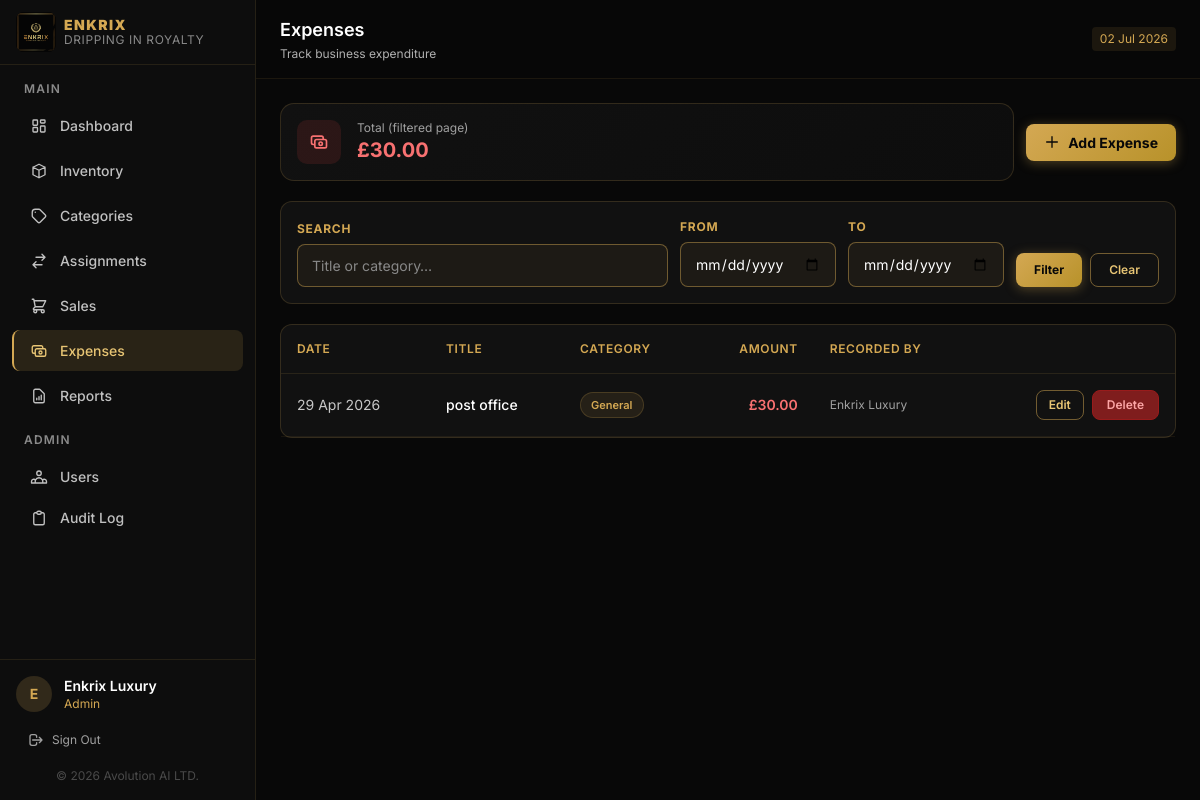
Screenshot of /expenses (signed in) with the database file from the repository.
### tables this page shows
CREATE TABLE `expenses` (
  `id` int unsigned NOT NULL AUTO_INCREMENT,
  `title` varchar(255) NOT NULL,
  `category` varchar(100) NOT NULL DEFAULT 'General',
  `amount` decimal(12,2) NOT NULL DEFAULT '0.00',
  `expense_date` date NOT NULL,
  `description` text,
  `recorded_by` int unsigned NOT NULL,
  `created_at` timestamp NULL DEFAULT CURRENT_TIMESTAMP,
  PRIMARY KEY (`id`),
  KEY `idx_expense_date` (`expense_date`),
  KEY `idx_recorded_by` (`recorded_by`)
);

CREATE TABLE `users` (
  `id` int NOT NULL AUTO_INCREMENT,
  `name` varchar(100) NOT NULL,
  `email` varchar(150) NOT NULL,
  `password` varchar(255) NOT NULL,
  `role_id` int NOT NULL,
  `is_active` tinyint(1) NOT NULL DEFAULT '1',
  `last_login` timestamp NULL DEFAULT NULL,
  `created_at` timestamp NOT NULL DEFAULT CURRENT_TIMESTAMP,
  `updated_at` timestamp NOT NULL DEFAULT CURRENT_TIMESTAMP ON UPDATE CURRENT_TIMESTAMP,
  PRIMARY KEY (`id`),
  UNIQUE KEY `uq_users_email` (`email`),
  KEY `idx_users_role` (`role_id`),
  CONSTRAINT `fk_users_role` FOREIGN KEY (`role_id`) REFERENCES `roles` (`id`) ON DELETE RESTRICT
);

### app/views/expenses/index.php (the view, shortened to what the rows shown need)
<?php
$title    = 'Expenses';
$subtitle = 'Track business expenditure';
?>
<div class="flex flex-wrap items-center justify-between gap-3 mb-5">
  <div class="stat-card p-4 flex items-center gap-4 flex-1 min-w-48">
    <div class="icon-box" style="background:rgba(239,68,68,0.12);">
    </div>
    <div>
      <p class="text-xs" style="color:#A0A0A0;">Total (filtered page)</p>
      <p class="text-xl font-bold text-red-400"><?= format_currency($totalSpend) ?></p>
    </div>
  </div>
  <?php if (can('inventory.*')): ?>
  <button onclick="openModal('addModal')" class="btn-gold flex items-center gap-2">
    <svg class="w-4 h-4" fill="none" viewBox="0 0 24 24" stroke="currentColor"><path stroke-linecap="round" stroke-linejoin="round" stroke-width="2" d="M12 4v16m8-8H4"/></svg>
    Add Expense
  </button>
  <?php endif; ?>
</div>
<div class="card p-4 mb-5">
  <form method="GET" action="<?= url('expenses') ?>" class="flex flex-wrap gap-3 items-end">
    <div class="flex-1 min-w-36">
      <label class="form-label">Search</label>
      <input type="text" name="search" value="<?= e($filters['search']) ?>" class="form-input" placeholder="Title or category…">
    </div>
    <div>
      <label class="form-label">From</label>
      <input type="date" name="date_from" value="<?= e($filters['date_from']) ?>" class="form-input">
    </div>
    <div>
      <label class="form-label">To</label>
      <input type="date" name="date_to" value="<?= e($filters['date_to']) ?>" class="form-input">
    </div>
    <div class="flex gap-2">
      <button type="submit" class="btn-gold text-xs">Filter</button>
      <a href="<?= url('expenses') ?>" class="btn-outline text-xs">Clear</a>
    </div>
  </form>
</div>
<div class="card">
  <div class="table-wrap">
    <table class="w-full text-sm">
      <thead>
        <tr style="border-bottom:1px solid rgba(212,168,83,0.12);">
          <th class="text-left p-4 text-xs font-semibold uppercase tracking-wider" style="color:#D4A853;">Date</th>
          <th class="text-left p-4 text-xs font-semibold uppercase tracking-wider" style="color:#D4A853;">Title</th>
          <th class="text-left p-4 text-xs font-semibold uppercase tracking-wider hidden sm:table-cell" style="color:#D4A853;">Category</th>
          <th class="text-right p-4 text-xs font-semibold uppercase tracking-wider" style="color:#D4A853;">Amount</th>
          <th class="text-left p-4 text-xs font-semibold uppercase tracking-wider hidden md:table-cell" style="color:#D4A853;">Recorded By</th>
          <th class="p-4"></th>
        </tr>
      </thead>
      <tbody>
        <?php if (empty($expenses)): ?>
        <tr><td colspan="6" class="text-center py-12 text-sm" style="color:#888;">No expenses yet. <button onclick="openModal('addModal')" style="color:#D4A853;background:none;border:none;cursor:pointer;">Add one →</button></td></tr>
        <?php else: ?>
        <?php foreach ($expenses as $exp): ?>
        <tr class="table-row">
          <td class="p-4 whitespace-nowrap" style="color:#C8C8C8;"><?= e(date('d M Y', strtotime($exp['expense_date']))) ?></td>
          <td class="p-4">
            <p class="font-medium text-white"><?= e($exp['title']) ?></p>
          </td>
          <td class="p-4 hidden sm:table-cell">
            <span class="badge" style="background:rgba(212,168,83,0.1);color:#D4A853;border:1px solid rgba(212,168,83,0.2);"><?= e($exp['category']) ?></span>
          </td>
          <td class="p-4 text-right font-semibold text-red-400"><?= format_currency((float)$exp['amount']) ?></td>
          <td class="p-4 hidden md:table-cell text-xs" style="color:#A0A0A0;"><?= e($exp['recorded_by_name']) ?></td>
          <td class="p-4 text-right">
            <div class="flex items-center justify-end gap-2">
              <?php if (can('inventory.*')): ?>
              <button onclick='openEdit(<?= json_encode($exp) ?>)' class="btn-outline text-xs px-3 py-1.5">Edit</button>
              <?php endif; ?>
              <?php if (has_role('Admin')): ?>
              <form method="POST" action="<?= url('expenses/' . $exp['id'] . '/delete') ?>" onsubmit="return confirm('Delete this expense?')">
                <button type="submit" class="btn-danger text-xs">Delete</button>
              </form>
              <?php endif; ?>
            </div>
          </td>
        </tr>
        <?php endforeach; ?>
        <?php endif; ?>
      </tbody>
    </table>
  </div>
</div>
<?php
$content = ob_get_clean();
require APP_PATH . '/views/layouts/main.php';
?>

### app/routes/web.php (shortened to what the rows shown need)
<?php
$uri    = trim(parse_url($_SERVER['REQUEST_URI'], PHP_URL_PATH) ?? '', '/');
$method = $_SERVER['REQUEST_METHOD'];
function matchRoute(string $pattern, string $uri): array|false
{
    $regex = preg_replace('/\{([a-z_]+)\}/', '([^/]+)', $pattern);
    $regex = '@^' . $regex . '$@';
    if (preg_match($regex, $uri, $m)) {
        array_shift($m);
        return $m;
    }
    return false;
}
foreach ($routes as [$routeMethod, $pattern, $handler, $requiresAuth]) {
    if ($routeMethod !== $method) continue;
    $params = matchRoute($pattern, $uri);
    if ($params !== false) {
        [$class, $action] = $handler;
        $controller = new $class();
        $controller->$action(...$params);
        break;
    }
}

### app/views/layouts/main.php (shortened to what the rows shown need)
<!DOCTYPE html>
<html lang="en" class="h-full">
<head>
  <script src="https://cdn.tailwindcss.com"></script>
</head>
<body class="h-full font-sans antialiased" id="app">
<div class="flex h-full min-h-screen">
<aside id="sidebar">
  <div class="px-4 py-3 border-b flex items-center justify-between" style="border-color:rgba(212,168,83,0.12);">
    <a href="<?= url('dashboard') ?>" class="flex items-center gap-2 min-w-0">
      <img src="<?= url('logo.jpg') ?>" alt="Enkrix Logo" class="w-10 h-10 rounded-lg flex-shrink-0" style="object-fit:contain;background:#060606;">
      <div class="min-w-0">
        <div class="font-black text-sm tracking-widest leading-none" style="color:#D4A853;">ENKRIX</div>
        <div class="text-xs tracking-wider leading-none mt-0.5" style="color:#888;">DRIPPING IN ROYALTY</div>
      </div>
    </a>
  </div>
  <nav class="flex-1 px-3 py-4 space-y-1" role="navigation">
    <p class="px-3 text-xs font-semibold uppercase tracking-widest mb-2" style="color:#8A8A8A;">Main</p>
    <a href="<?= url('dashboard') ?>" class="sidebar-link <?= str_contains($_SERVER['REQUEST_URI'],'dashboard') || rtrim(parse_url($_SERVER['REQUEST_URI'],PHP_URL_PATH)??'','/') === '' ? 'active' : '' ?>" onclick="closeSidebar()">
      Dashboard
    </a>
    <a href="<?= url('inventory') ?>" class="sidebar-link <?= str_contains($_SERVER['REQUEST_URI'],'/inventory') ? 'active' : '' ?>" onclick="closeSidebar()">
      <svg fill="none" viewBox="0 0 24 24" stroke="currentColor"><path stroke-linecap="round" stroke-linejoin="round" stroke-width="1.8" d="M20 7l-8-4-8 4m16 0l-8 4m8-4v10l-8 4m0-10L4 7m8 4v10M4 7v10l8 4"/></svg>
      Inventory
    </a>
    <a href="<?= url('categories') ?>" class="sidebar-link <?= str_contains($_SERVER['REQUEST_URI'],'/categories') ? 'active' : '' ?>" onclick="closeSidebar()">
      <svg fill="none" viewBox="0 0 24 24" stroke="currentColor"><path stroke-linecap="round" stroke-linejoin="round" stroke-width="1.8" d="M7 7h.01M7 3h5c.512 0 1.024.195 1.414.586l7 7a2 2 0 010 2.828l-7 7a2 2 0 01-2.828 0l-7-7A1.994 1.994 0 013 12V7a4 4 0 014-4z"/></svg>
      Categories
    </a>
    <a href="<?= url('assignments') ?>" class="sidebar-link <?= str_contains($_SERVER['REQUEST_URI'],'/assignments') ? 'active' : '' ?>" onclick="closeSidebar()">
      <svg fill="none" viewBox="0 0 24 24" stroke="currentColor"><path stroke-linecap="round" stroke-linejoin="round" stroke-width="1.8" d="M8 7h12m0 0l-4-4m4 4l-4 4m0 6H4m0 0l4 4m-4-4l4-4"/></svg>
      Assignments
    </a>
    <a href="<?= url('sales') ?>" class="sidebar-link <?= str_contains($_SERVER['REQUEST_URI'],'/sales') ? 'active' : '' ?>" onclick="closeSidebar()">
      <svg fill="none" viewBox="0 0 24 24" stroke="currentColor"><path stroke-linecap="round" stroke-linejoin="round" stroke-width="1.8" d="M3 3h2l.4 2M7 13h10l4-8H5.4M7 13L5.4 5M7 13l-2.293 2.293c-.63.63-.184 1.707.707 1.707H17m0 0a2 2 0 100 4 2 2 0 000-4zm-8 2a2 2 0 11-4 0 2 2 0 014 0z"/></svg>
      Sales
    </a>
    <a href="<?= url('expenses') ?>" class="sidebar-link <?= str_contains($_SERVER['REQUEST_URI'],'/expenses') ? 'active' : '' ?>" onclick="closeSidebar()">
      <svg fill="none" viewBox="0 0 24 24" stroke="currentColor"><path stroke-linecap="round" stroke-linejoin="round" stroke-width="1.8" d="M17 9V7a2 2 0 00-2-2H5a2 2 0 00-2 2v6a2 2 0 002 2h2m2 4h10a2 2 0 002-2v-6a2 2 0 00-2-2H9a2 2 0 00-2 2v6a2 2 0 002 2zm7-5a2 2 0 11-4 0 2 2 0 014 0z"/></svg>
      Expenses
    </a>
    <a href="<?= url('reports') ?>" class="sidebar-link <?= str_contains($_SERVER['REQUEST_URI'],'/reports') ? 'active' : '' ?>" onclick="closeSidebar()">
      <svg fill="none" viewBox="0 0 24 24" stroke="currentColor"><path stroke-linecap="round" stroke-linejoin="round" stroke-width="1.8" d="M9 17v-2m3 2v-4m3 4v-6m2 10H7a2 2 0 01-2-2V5a2 2 0 012-2h5.586a1 1 0 01.707.293l5.414 5.414a1 1 0 01.293.707V19a2 2 0 01-2 2z"/></svg>
      Reports
    </a>
    <?php if (has_role('Admin')): ?>
    <div class="pt-3">
      <p class="px-3 text-xs font-semibold uppercase tracking-widest mb-2" style="color:#8A8A8A;">Admin</p>
      <a href="<?= url('users') ?>" class="sidebar-link <?= str_contains($_SERVER['REQUEST_URI'],'/users') ? 'active' : '' ?>" onclick="closeSidebar()">
        Users
      </a>
      <a href="<?= url('activity') ?>" class="sidebar-link <?= str_contains($_SERVER['REQUEST_URI'],'/activity') ? 'active' : '' ?>" onclick="closeSidebar()">
        <svg fill="none" viewBox="0 0 24 24" stroke="currentColor"><path stroke-linecap="round" stroke-linejoin="round" stroke-width="1.8" d="M9 5H7a2 2 0 00-2 2v12a2 2 0 002 2h10a2 2 0 002-2V7a2 2 0 00-2-2h-2M9 5a2 2 0 002 2h2a2 2 0 002-2M9 5a2 2 0 012-2h2a2 2 0 012 2"/></svg>
        Audit Log
      </a>
    </div>
    <?php endif; ?>
  </nav>
  <div class="px-4 py-4 border-t" style="border-color:rgba(212,168,83,0.12);">
    <div class="flex items-center gap-3">
      <div class="w-9 h-9 rounded-full flex items-center justify-center text-sm font-bold flex-shrink-0" style="background:rgba(212,168,83,0.18);color:#D4A853;">
        <?= strtoupper(substr(auth()['name'] ?? 'U', 0, 1)) ?>
      </div>
      <div class="flex-1 min-w-0">
        <p class="text-sm font-semibold truncate text-white"><?= e(auth()['name'] ?? '') ?></p>
        <p class="text-xs truncate" style="color:#D4A853;"><?= e(auth()['role'] ?? '') ?></p>
      </div>
    </div>
    <form method="POST" action="<?= url('logout') ?>" class="mt-3">
      <button type="submit" class="w-full text-left text-xs flex items-center gap-2 px-3 py-2 rounded-lg transition-colors" style="color:#A0A0A0;" onmouseover="this.style.color='#EF4444';this.style.background='rgba(239,68,68,0.08)'" onmouseout="this.style.color='#A0A0A0';this.style.background='transparent'">
        <svg class="w-4 h-4" fill="none" viewBox="0 0 24 24" stroke="currentColor"><path stroke-linecap="round" stroke-linejoin="round" stroke-width="2" d="M17 16l4-4m0 0l-4-4m4 4H7m6 4v1a3 3 0 01-3 3H6a3 3 0 01-3-3V7a3 3 0 013-3h4a3 3 0 013 3v1"/></svg>
        Sign Out
      </button>
    </form>
    <p class="text-center mt-3 text-xs" style="color:#4A4A4A;">&copy; <?= date('Y') ?> Avolution AI LTD.</p>
  </div>
</aside>
<div id="main-wrapper" class="flex-1 flex flex-col min-h-screen min-w-0 lg:ml-0" style="width:100%;">
  <header class="sticky top-0 z-40 flex items-center gap-3 px-4 sm:px-6 py-3 sm:py-4" style="background:rgba(8,8,8,0.95); backdrop-filter:blur(12px); border-bottom:1px solid rgba(212,168,83,0.10);">
    <div class="flex-1 min-w-0">
      <h1 class="text-base sm:text-lg font-semibold text-white truncate"><?= e($title ?? 'Dashboard') ?></h1>
      <?php if (!empty($subtitle)): ?>
        <p class="text-xs mt-0.5 truncate hidden sm:block" style="color:#B0B0B0;"><?= e($subtitle) ?></p>
      <?php endif; ?>
    </div>
    <div class="flex items-center gap-2 flex-shrink-0">
      <span class="text-xs px-2 py-1 rounded hidden sm:inline-block" style="background:rgba(212,168,83,0.1);color:#D4A853;">
        <?= date('d M Y') ?>
      </span>
    </div>
  </header>
  <main class="flex-1 p-4 sm:p-6 overflow-auto">
    <?= $content ?? '' ?>
  </main>
</div>
</div>
</body>
</html>

### rows the page displays
expenses: users.name "E", users.name "Enkrix Luxury", expense_date "29 Apr 2026", title "post office", category "General", amount "£30.00"

### other values shown
format_currency($totalSpend) "£30.00"
